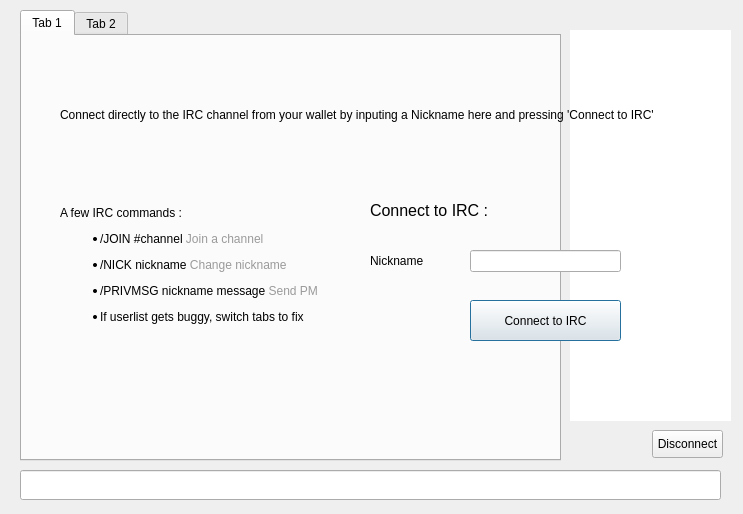
<?xml version="1.0" encoding="UTF-8"?>
<ui version="4.0">
 <class>ChatWindowClass</class>
 <widget class="QWidget" name="ChatWindowClass">
  <property name="geometry">
   <rect>
    <x>0</x>
    <y>0</y>
    <width>743</width>
    <height>514</height>
   </rect>
  </property>
  <property name="styleSheet">
   <string notr="true">font: 75 12pt &quot;Century Gothic&quot;;</string>
  </property>
  <widget class="QWidget" name="widget_2" native="true">
   <property name="geometry">
    <rect>
     <x>0</x>
     <y>0</y>
     <width>741</width>
     <height>511</height>
    </rect>
   </property>
   <widget class="QWidget" name="splitter" native="true">
    <property name="enabled">
     <bool>true</bool>
    </property>
    <property name="geometry">
     <rect>
      <x>10</x>
      <y>10</y>
      <width>721</width>
      <height>501</height>
     </rect>
    </property>
    <property name="styleSheet">
     <string notr="true"/>
    </property>
    <widget class="QTabWidget" name="tab">
     <property name="geometry">
      <rect>
       <x>10</x>
       <y>0</y>
       <width>541</width>
       <height>451</height>
      </rect>
     </property>
     <property name="styleSheet">
      <string notr="true"/>
     </property>
     <property name="tabShape">
      <enum>QTabWidget::Rounded</enum>
     </property>
     <property name="currentIndex">
      <number>0</number>
     </property>
     <property name="tabsClosable">
      <bool>false</bool>
     </property>
     <widget class="QWidget" name="widget_4">
      <attribute name="title">
       <string>Tab 1</string>
      </attribute>
     </widget>
     <widget class="QWidget" name="tab_5">
      <attribute name="title">
       <string>Tab 2</string>
      </attribute>
     </widget>
    </widget>
    <widget class="QLineEdit" name="lineEdit">
     <property name="geometry">
      <rect>
       <x>10</x>
       <y>460</y>
       <width>701</width>
       <height>30</height>
      </rect>
     </property>
     <property name="sizePolicy">
      <sizepolicy hsizetype="Fixed" vsizetype="Fixed">
       <horstretch>0</horstretch>
       <verstretch>0</verstretch>
      </sizepolicy>
     </property>
     <property name="maximumSize">
      <size>
       <width>16777215</width>
       <height>30</height>
      </size>
     </property>
    </widget>
    <widget class="QListView" name="userView">
     <property name="geometry">
      <rect>
       <x>560</x>
       <y>20</y>
       <width>161</width>
       <height>391</height>
      </rect>
     </property>
     <property name="minimumSize">
      <size>
       <width>0</width>
       <height>300</height>
      </size>
     </property>
     <property name="styleSheet">
      <string notr="true">border-radius:10px;</string>
     </property>
    </widget>
    <widget class="QPushButton" name="disconnect">
     <property name="geometry">
      <rect>
       <x>642</x>
       <y>420</y>
       <width>71</width>
       <height>28</height>
      </rect>
     </property>
     <property name="text">
      <string>Disconnect</string>
     </property>
    </widget>
   </widget>
   <widget class="QWidget" name="hide3" native="true">
    <property name="geometry">
     <rect>
      <x>0</x>
      <y>0</y>
      <width>741</width>
      <height>511</height>
     </rect>
    </property>
    <property name="styleSheet">
     <string notr="true">font: 75 9pt &quot;Century Gothic&quot;;</string>
    </property>
    <widget class="QWidget" name="layoutWidget">
     <property name="geometry">
      <rect>
       <x>10</x>
       <y>6</y>
       <width>731</width>
       <height>41</height>
      </rect>
     </property>
     <layout class="QHBoxLayout" name="hide1">
      <property name="spacing">
       <number>7</number>
      </property>
     </layout>
    </widget>
    <widget class="QLabel" name="hide2">
     <property name="geometry">
      <rect>
       <x>60</x>
       <y>70</y>
       <width>631</width>
       <height>91</height>
      </rect>
     </property>
     <property name="styleSheet">
      <string notr="true">font: 75 12pt &quot;Century Gothic&quot;;</string>
     </property>
     <property name="text">
      <string>&lt;html&gt;&lt;head/&gt;&lt;body&gt;&lt;p align=&quot;justify&quot;&gt;&lt;span style=&quot; font-size:9pt;&quot;&gt;Connect directly to the IRC channel from your wallet by inputing a Nickname here and pressing 'Connect to IRC'&lt;/span&gt;&lt;/p&gt;&lt;/body&gt;&lt;/html&gt;</string>
     </property>
     <property name="wordWrap">
      <bool>true</bool>
     </property>
     <property name="openExternalLinks">
      <bool>true</bool>
     </property>
    </widget>
    <widget class="QLabel" name="label">
     <property name="geometry">
      <rect>
       <x>70</x>
       <y>380</y>
       <width>71</width>
       <height>51</height>
      </rect>
     </property>
     <property name="text">
      <string>&lt;html&gt;&lt;head/&gt;&lt;body&gt;&lt;p align=&quot;center&quot;&gt;&lt;a href=&quot;https://twitter.com/Pesetadigital&quot;&gt;&lt;span style=&quot; text-decoration: underline; color:#0000ff;&quot;&gt;&lt;img src=&quot;:/icons/twitter&quot;/&gt;&lt;/span&gt;&lt;/a&gt;&lt;/p&gt;&lt;/body&gt;&lt;/html&gt;</string>
     </property>
     <property name="margin">
      <number>5</number>
     </property>
     <property name="openExternalLinks">
      <bool>true</bool>
     </property>
    </widget>
    <widget class="QLabel" name="label_2">
     <property name="geometry">
      <rect>
       <x>60</x>
       <y>160</y>
       <width>291</width>
       <height>211</height>
      </rect>
     </property>
     <property name="styleSheet">
      <string notr="true">font: 75 12pt &quot;Century Gothic&quot;;</string>
     </property>
     <property name="text">
      <string>&lt;html&gt;&lt;head/&gt;&lt;body&gt;&lt;p&gt;A few IRC commands :&lt;/p&gt;&lt;ul style=&quot;margin-top: 0px; margin-bottom: 0px; margin-left: 0px; margin-right: 0px; -qt-list-indent: 1;&quot;&gt;&lt;li style=&quot; margin-top:12px; margin-bottom:12px; margin-left:0px; margin-right:0px; -qt-block-indent:0; text-indent:0px;&quot;&gt;/JOIN #channel &lt;span style=&quot; color:#9a9a9a;&quot;&gt;Join a channel&lt;/span&gt;&lt;/li&gt;&lt;li style=&quot; margin-top:12px; margin-bottom:12px; margin-left:0px; margin-right:0px; -qt-block-indent:0; text-indent:0px;&quot;&gt;/NICK nickname &lt;span style=&quot; color:#9a9a9a;&quot;&gt;Change nickname&lt;/span&gt;&lt;/li&gt;&lt;li style=&quot; margin-top:12px; margin-bottom:12px; margin-left:0px; margin-right:0px; -qt-block-indent:0; text-indent:0px;&quot;&gt;/PRIVMSG nickname message &lt;span style=&quot; color:#9a9a9a;&quot;&gt;Send PM &lt;/span&gt;&lt;/li&gt;&lt;li style=&quot; margin-top:0px; margin-bottom:0px; margin-left:0px; margin-right:0px; -qt-block-indent:0; text-indent:0px;&quot;&gt;If userlist gets buggy, switch tabs to fix&lt;/li&gt;&lt;/ul&gt;&lt;/body&gt;&lt;/html&gt;</string>
     </property>
    </widget>
    <widget class="QLineEdit" name="editPseudo">
     <property name="geometry">
      <rect>
       <x>470</x>
       <y>250</y>
       <width>151</width>
       <height>22</height>
      </rect>
     </property>
     <property name="styleSheet">
      <string notr="true">font: 75 12pt &quot;Century Gothic&quot;;</string>
     </property>
     <property name="text">
      <string/>
     </property>
    </widget>
    <widget class="QLabel" name="label_5">
     <property name="geometry">
      <rect>
       <x>370</x>
       <y>250</y>
       <width>61</width>
       <height>21</height>
      </rect>
     </property>
     <property name="styleSheet">
      <string notr="true">font: 75 12pt &quot;Century Gothic&quot;;</string>
     </property>
     <property name="text">
      <string>Nickname</string>
     </property>
    </widget>
    <widget class="QPushButton" name="buttonConnect">
     <property name="geometry">
      <rect>
       <x>470</x>
       <y>300</y>
       <width>151</width>
       <height>41</height>
      </rect>
     </property>
     <property name="styleSheet">
      <string notr="true">font: 75 12pt &quot;Century Gothic&quot;;</string>
     </property>
     <property name="text">
      <string>Connect to IRC</string>
     </property>
     <property name="default">
      <bool>true</bool>
     </property>
    </widget>
    <widget class="QLabel" name="label_10">
     <property name="geometry">
      <rect>
       <x>370</x>
       <y>200</y>
       <width>161</width>
       <height>21</height>
      </rect>
     </property>
     <property name="styleSheet">
      <string notr="true">font: 75 12pt &quot;Century Gothic&quot;;</string>
     </property>
     <property name="text">
      <string>&lt;html&gt;&lt;head/&gt;&lt;body&gt;&lt;p&gt;&lt;span style=&quot; font-size:12pt;&quot;&gt;Connect to IRC :&lt;/span&gt;&lt;/p&gt;&lt;/body&gt;&lt;/html&gt;</string>
     </property>
    </widget>
   </widget>
  </widget>
  <action name="actionQuit">
   <property name="text">
    <string>Quitter</string>
   </property>
   <property name="shortcut">
    <string>Ctrl+Q</string>
   </property>
  </action>
  <action name="actionCloseTab">
   <property name="text">
    <string>Fermer l'onglet</string>
   </property>
  </action>
 </widget>
 <layoutdefault spacing="6" margin="11"/>
 <resources/>
 <connections/>
</ui>
